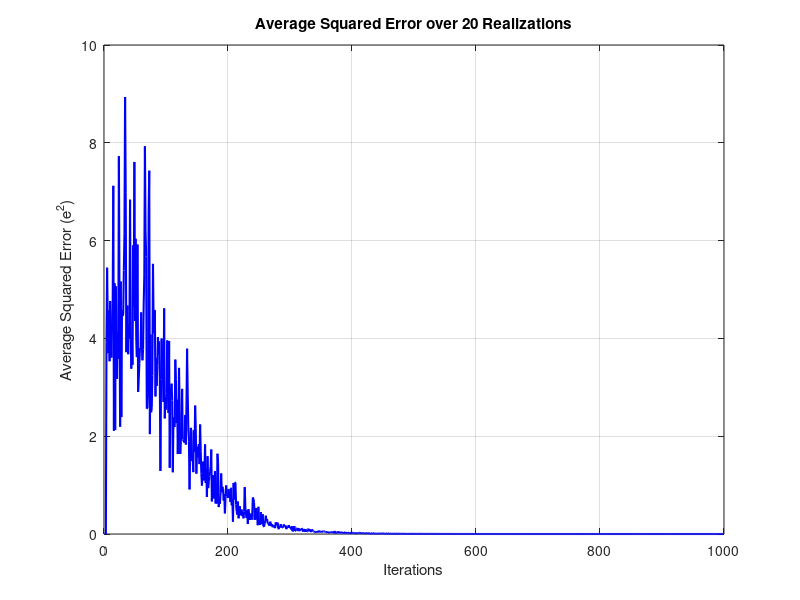

Write MATLAB code to recreate this figure.

N = 1000; % Samples/deigmata
L = 4; % 4 coefficients/4 sidelestes
mu = 0.01; % Step size
num_realizations = 20; % 20 different inputs/20 ilopoihseis


all_squared_errors = zeros(num_realizations, N);

% Lms implementation/ilopoihsh lms
for realization = 1:num_realizations
    % New Input signal each time for 20 times/Neo sima eisodou 20 fores
    x = randn(1, N); 

    % Smooth Variation/Omalh metavolh
    b_smooth = 1 ./ (1 + exp(-0.02 * (1:N))); % b(n) 
    h_smooth = zeros(L, N);
    for n = 1:N
        h_smooth(:, n) = b_smooth(n) * [1; -0.4; -4; 0.5]; 
    end

    %  d(n)
    d_smooth = zeros(1, N);
    for n = L:N
        d_smooth(n) = h_smooth(:, n)' * flip(x(n-L+1:n))'; 
    end

   
    w = zeros(1, L); 
    squared_error = zeros(1, N); 
    for n = L:N
        X = x(n:-1:n-L+1); 
        y = w * X'; % filter output/eksodos filtrou
        e = d_smooth(n) - y; % Error of filter output signal compared to the desired signal/sfalma eksodou
        w = w + mu * e * X; % New filter coefficients/Enimerosi sideleston me kathe epanalipsi
        squared_error(n) = e^2; 
    end

    
    all_squared_errors(realization, :) = squared_error;
end

% Average squared error/mesos oros sfalmatos
avg_squared_error = mean(all_squared_errors, 1);


figure;
plot(1:N, avg_squared_error, 'b', 'LineWidth', 1.5);
title('Average Squared Error over 20 Realizations');
xlabel('Iterations');
ylabel('Average Squared Error (e^2)');
grid on;
